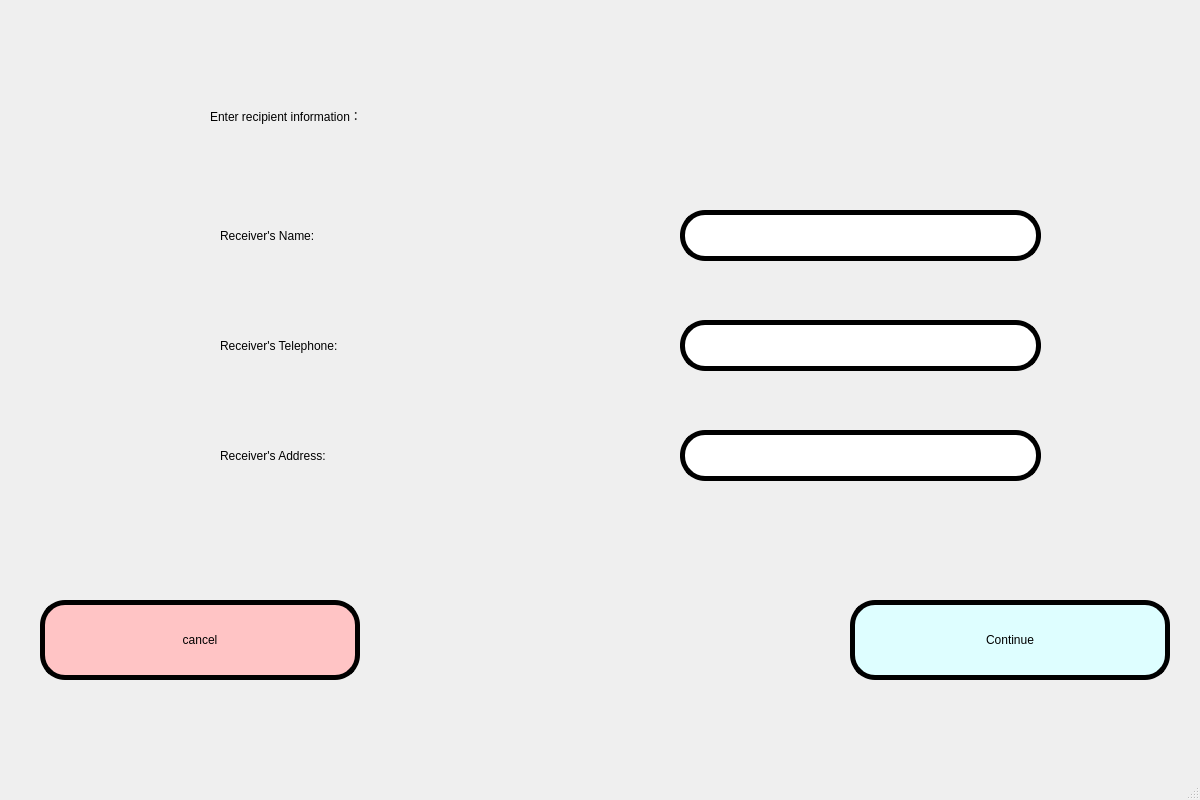
<?xml version="1.0" encoding="UTF-8"?>
<ui version="4.0">
 <class>sendthreewin</class>
 <widget class="QMainWindow" name="sendthreewin">
  <property name="geometry">
   <rect>
    <x>0</x>
    <y>0</y>
    <width>1200</width>
    <height>800</height>
   </rect>
  </property>
  <property name="windowTitle">
   <string>MainWindow</string>
  </property>
  <property name="styleSheet">
   <string notr="true">QWidget#centralwidget {
border-image: url(:/register/背景1.jpg)
}
</string>
  </property>
  <widget class="QWidget" name="centralwidget">
   <widget class="QLabel" name="label">
    <property name="geometry">
     <rect>
      <x>210</x>
      <y>50</y>
      <width>791</width>
      <height>131</height>
     </rect>
    </property>
    <property name="styleSheet">
     <string notr="true">font: 40pt &quot;Baskerville Old Face&quot;;</string>
    </property>
    <property name="text">
     <string>Enter recipient information：</string>
    </property>
   </widget>
   <widget class="QPushButton" name="pushButton">
    <property name="geometry">
     <rect>
      <x>850</x>
      <y>600</y>
      <width>320</width>
      <height>80</height>
     </rect>
    </property>
    <property name="styleSheet">
     <string notr="true">QPushButton{
   border-radius: 25px;
   background-color:rgb(222, 254, 255);
   border:5px solid rgb(0, 0, 0);
   font: 20pt &quot;Showcard Gothic&quot;;
}</string>
    </property>
    <property name="text">
     <string>Continue</string>
    </property>
   </widget>
   <widget class="QPushButton" name="pushButton_2">
    <property name="geometry">
     <rect>
      <x>40</x>
      <y>600</y>
      <width>320</width>
      <height>80</height>
     </rect>
    </property>
    <property name="styleSheet">
     <string notr="true">QPushButton{
   border-radius: 25px;
   background-color:rgb(255, 196, 197);
   border:5px solid rgb(0, 0, 0);
   font: 20pt &quot;Showcard Gothic&quot;;
}</string>
    </property>
    <property name="text">
     <string>cancel</string>
    </property>
   </widget>
   <widget class="QLabel" name="label_2">
    <property name="geometry">
     <rect>
      <x>220</x>
      <y>210</y>
      <width>351</width>
      <height>51</height>
     </rect>
    </property>
    <property name="styleSheet">
     <string notr="true">font: 25pt &quot;Baskerville Old Face&quot;;</string>
    </property>
    <property name="text">
     <string>Receiver's Name:</string>
    </property>
   </widget>
   <widget class="QLineEdit" name="Rec_name_le">
    <property name="geometry">
     <rect>
      <x>680</x>
      <y>210</y>
      <width>361</width>
      <height>51</height>
     </rect>
    </property>
    <property name="styleSheet">
     <string notr="true">QLineEdit{
   border-radius: 25px;
   background-color:rgb(255, 255, 255);
   border:5px solid rgb(0, 0, 0);
   font: 20pt &quot;Showcard Gothic&quot;;
}</string>
    </property>
   </widget>
   <widget class="QLabel" name="label_3">
    <property name="geometry">
     <rect>
      <x>220</x>
      <y>320</y>
      <width>431</width>
      <height>51</height>
     </rect>
    </property>
    <property name="styleSheet">
     <string notr="true">font: 25pt &quot;Baskerville Old Face&quot;;</string>
    </property>
    <property name="text">
     <string>Receiver's Telephone:</string>
    </property>
   </widget>
   <widget class="QLineEdit" name="Rec_tele_le">
    <property name="geometry">
     <rect>
      <x>680</x>
      <y>320</y>
      <width>361</width>
      <height>51</height>
     </rect>
    </property>
    <property name="styleSheet">
     <string notr="true">QLineEdit{
   border-radius: 25px;
   background-color:rgb(255, 255, 255);
   border:5px solid rgb(0, 0, 0);
   font: 20pt &quot;Showcard Gothic&quot;;
}</string>
    </property>
   </widget>
   <widget class="QLabel" name="label_4">
    <property name="geometry">
     <rect>
      <x>220</x>
      <y>430</y>
      <width>391</width>
      <height>51</height>
     </rect>
    </property>
    <property name="styleSheet">
     <string notr="true">font: 25pt &quot;Baskerville Old Face&quot;;</string>
    </property>
    <property name="text">
     <string>Receiver's Address:</string>
    </property>
   </widget>
   <widget class="QLineEdit" name="Rec_address_le">
    <property name="geometry">
     <rect>
      <x>680</x>
      <y>430</y>
      <width>361</width>
      <height>51</height>
     </rect>
    </property>
    <property name="styleSheet">
     <string notr="true">QLineEdit{
   border-radius: 25px;
   background-color:rgb(255, 255, 255);
   border:5px solid rgb(0, 0, 0);
   font: 20pt &quot;Showcard Gothic&quot;;
}</string>
    </property>
   </widget>
  </widget>
  <widget class="QMenuBar" name="menubar">
   <property name="geometry">
    <rect>
     <x>0</x>
     <y>0</y>
     <width>1200</width>
     <height>26</height>
    </rect>
   </property>
  </widget>
  <widget class="QStatusBar" name="statusbar"/>
 </widget>
 <resources>
  <include location="images.qrc"/>
 </resources>
 <connections>
  <connection>
   <sender>pushButton_2</sender>
   <signal>clicked()</signal>
   <receiver>sendthreewin</receiver>
   <slot>turn_to_win2()</slot>
   <hints>
    <hint type="sourcelabel">
     <x>359</x>
     <y>626</y>
    </hint>
    <hint type="destinationlabel">
     <x>353</x>
     <y>348</y>
    </hint>
   </hints>
  </connection>
  <connection>
   <sender>pushButton</sender>
   <signal>clicked()</signal>
   <receiver>sendthreewin</receiver>
   <slot>turn_to_win4()</slot>
   <hints>
    <hint type="sourcelabel">
     <x>898</x>
     <y>646</y>
    </hint>
    <hint type="destinationlabel">
     <x>752</x>
     <y>561</y>
    </hint>
   </hints>
  </connection>
 </connections>
 <slots>
  <slot>turn_to_win4()</slot>
  <slot>turn_to_win2()</slot>
 </slots>
</ui>
